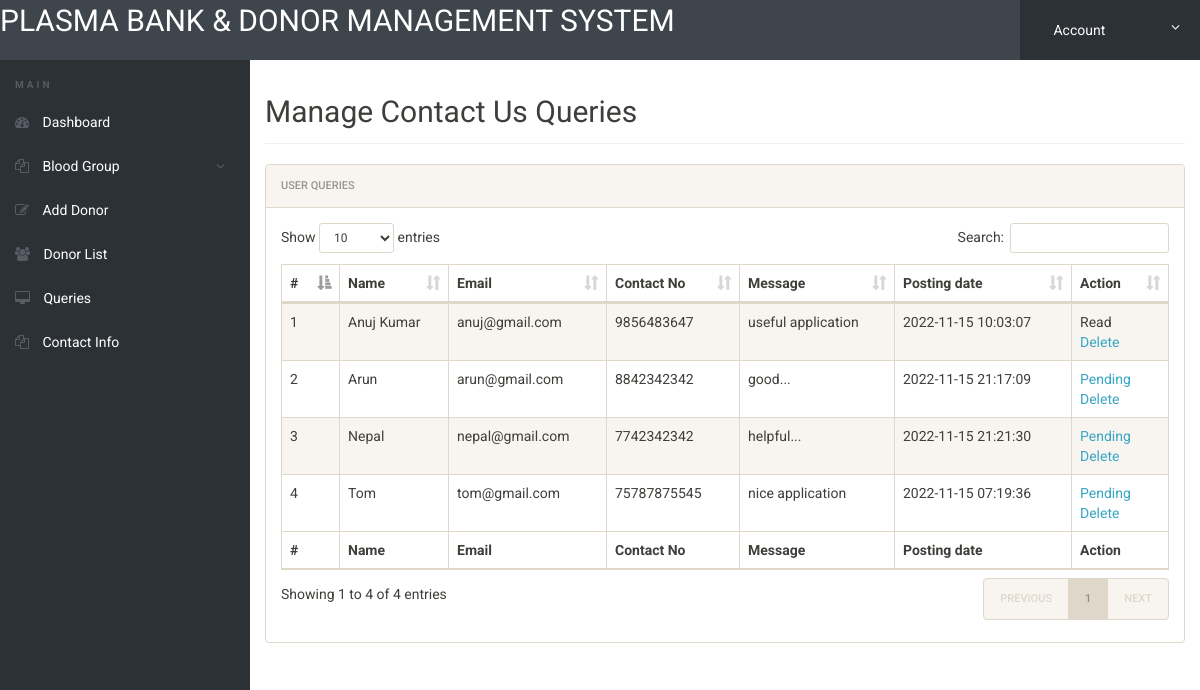
/admin/manage-conactusquery.php (signed in), run on the app's committed database.
### tables this page shows
CREATE TABLE IF NOT EXISTS `tblcontactusquery` (
  `id` int(11) NOT NULL,
  `name` varchar(100) DEFAULT NULL,
  `EmailId` varchar(120) DEFAULT NULL,
  `ContactNumber` char(11) DEFAULT NULL,
  `Message` longtext,
  `PostingDate` timestamp NOT NULL DEFAULT CURRENT_TIMESTAMP,
  `status` int(11) DEFAULT NULL
);

### admin/manage-conactusquery.php (the view, shortened to what this page needs)
<?php
include('includes/config.php');
if(strlen($_SESSION['alogin'])==0)
	{
header('location:index.php');
}
else{
 ?>
<!doctype html>
<html lang="en" class="no-js">
<head>
	<link rel="stylesheet" href="css/font-awesome.min.css">
	<link rel="stylesheet" href="css/bootstrap.min.css">
	<link rel="stylesheet" href="css/dataTables.bootstrap.min.css">
	<link rel="stylesheet" href="css/bootstrap-social.css">
	<link rel="stylesheet" href="css/bootstrap-select.css">
	<link rel="stylesheet" href="css/fileinput.min.css">
	<link rel="stylesheet" href="css/awesome-bootstrap-checkbox.css">
	<link rel="stylesheet" href="css/style.css">
</head>
<body>
	<?php include('includes/header.php');?>
	<div class="ts-main-content">
		<?php include('includes/leftbar.php');?>
		<div class="content-wrapper">
			<div class="container-fluid">
				<div class="row">
					<div class="col-md-12">
						<h2 class="page-title">Manage Contact Us Queries</h2>
						<div class="panel panel-default">
							<div class="panel-heading">User queries</div>
							<div class="panel-body">
								<table id="zctb" class="display table table-striped table-bordered table-hover" cellspacing="0" width="100%">
									<thead>
										<tr>
										<th>#</th>
											<th>Name</th>
											<th>Email</th>
											<th>Contact No</th>
											<th>Message</th>
											<th>Posting date</th>
											<th>Action</th>
										</tr>
									</thead>
									<tfoot>
										<tr>
										<th>#</th>
											<th>Name</th>
											<th>Email</th>
											<th>Contact No</th>
											<th>Message</th>
											<th>Posting date</th>
											<th>Action</th>
										</tr>
									</tfoot>
									<tbody>
									<?php $sql = "SELECT * from  tblcontactusquery ";
$query = $dbh -> prepare($sql);
$query->execute();
$results=$query->fetchAll(PDO::FETCH_OBJ);
$cnt=1;
if($query->rowCount() > 0)
{
foreach($results as $result)
{				?>
										<tr>
											<td><?php echo htmlentities($cnt);?></td>
											<td><?php echo htmlentities($result->name);?></td>
											<td><?php echo htmlentities($result->EmailId);?></td>
											<td><?php echo htmlentities($result->ContactNumber);?></td>
											<td><?php echo htmlentities($result->Message);?></td>
											<td><?php echo htmlentities($result->PostingDate);?></td>
																<?php if($result->status==1)
{
	?><td>Read<br />
		<a href="manage-conactusquery.php?del=<?php echo htmlentities($result->id);?>" onclick="return confirm('Do you really want to read')" >Delete</a></td>
<?php } else {?>
<td><a href="manage-conactusquery.php?eid=<?php echo htmlentities($result->id);?>" onclick="return confirm('Do you really want to read')" >Pending</a><br />
	<a href="manage-conactusquery.php?eid=<?php echo htmlentities($result->id);?>" onclick="return confirm('Do you really want to read')" >Delete</a>
</td>
<?php } ?>
										</tr>
										<?php $cnt=$cnt+1; }} ?>
									</tbody>
								</table>
							</div>
						</div>
					</div>
				</div>
			</div>
		</div>
	</div>
</body>
</html>
<?php } ?>

### admin/css/style.css (style rules this page uses)
html { font-size: 14px; }
@media only screen and (min-width: 480px) { html { font-size: 17px; } }
@media only screen and (min-width: 768px) { html { font-size: 14px; } }
body { font-size: 1em; }
a { color: #37a6c4; }
.panel { overflow: hidden; }
.page-title { padding-bottom: 15px; margin-bottom: 20px; border-bottom: 1px solid #f0f0f0; }
.ts-main-content .content-wrapper { padding-top: 15px; margin-top: 60px; }
@media only screen and (min-width: 992px) { .ts-main-content .content-wrapper { margin-left: 250px; } }

### data on the page
tblcontactusquery: name "Anuj Kumar", EmailId "anuj@gmail.com", ContactNumber "9856483647", Message "useful application", PostingDate "2022-11-15 10:03:07"
tblcontactusquery: name "Arun", EmailId "arun@gmail.com", ContactNumber "8842342342", Message "good...", PostingDate "2022-11-15 21:17:09"
tblcontactusquery: name "Nepal", EmailId "nepal@gmail.com", ContactNumber "7742342342", Message "helpful...", PostingDate "2022-11-15 21:21:30"
tblcontactusquery: name "Tom", EmailId "tom@gmail.com", ContactNumber "75787875545", Message "nice application", PostingDate "2022-11-15 07:19:36"
